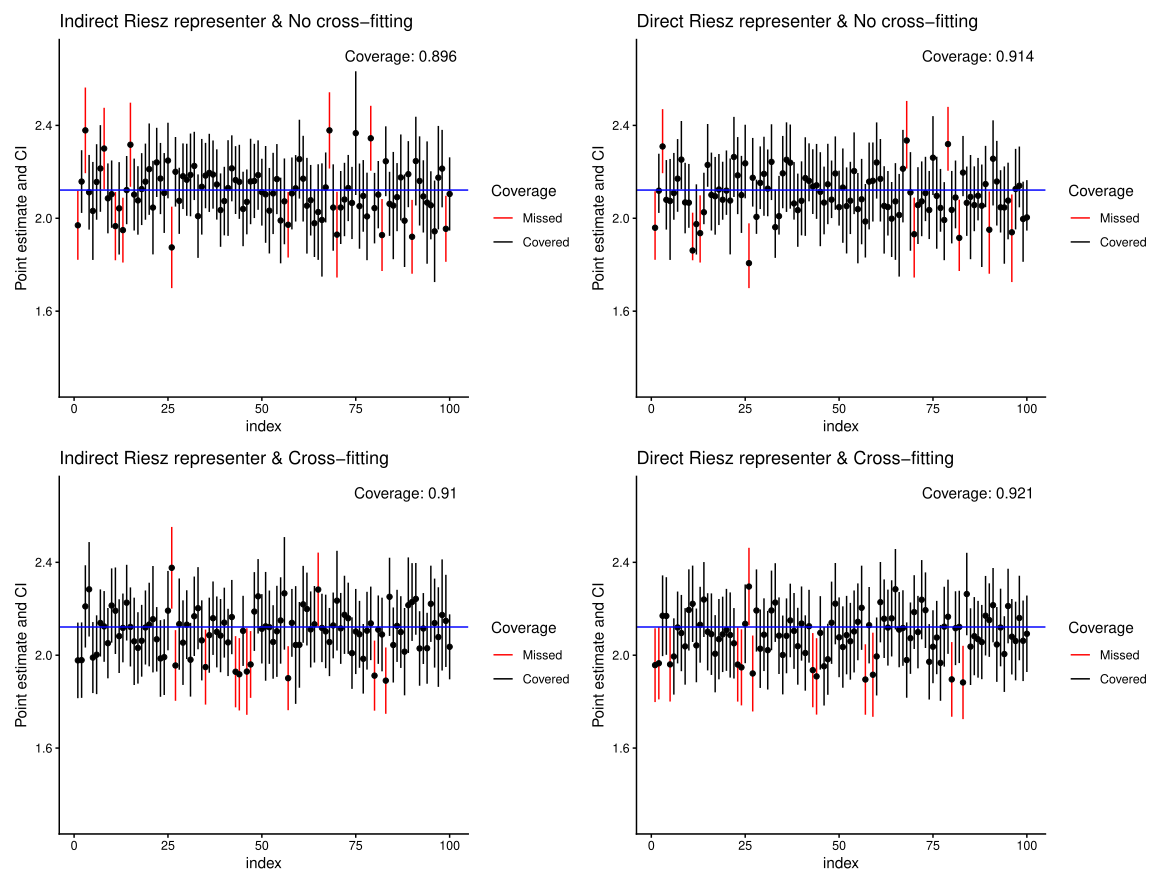

Recreate this plot in R.
library(tidyverse)
library(patchwork)
no_cross_fit_results <- read_csv("ate_experiment/neural_net_experiment/results/no_cross_fit_results.csv")
cross_fit_results <- read_csv("ate_experiment/neural_net_experiment/results/cross_fit_results.csv")
no_cross_fit_results = no_cross_fit_results %>% mutate(index = 1:1000, propensity_coverage = propensity_lower <= truth & truth <= propensity_upper)
no_cross_fit_results = no_cross_fit_results %>% mutate(riesz_coverage = riesz_lower <= truth & truth <= riesz_upper)

cross_fit_results = cross_fit_results %>% mutate(index = 1:1000, propensity_coverage = propensity_lower <= truth & truth <= propensity_upper)
cross_fit_results = cross_fit_results %>% mutate(riesz_coverage = riesz_lower <= truth & truth <= riesz_upper)

ymax = 2.7
ymin = 1.3


a = ggplot(no_cross_fit_results[1:100,])+
  geom_segment(aes(x=index, y=propensity_lower,xend=index, yend=propensity_upper, color = as.factor(propensity_coverage)))+
  geom_point(aes(x=index, y=propensity_estimate))+
  theme_classic()+
  scale_color_manual(                      
    values = c('FALSE' = "red", "TRUE" = "black"),
    name = "Coverage",
    labels = c("Missed", "Covered")
  )+
  geom_hline(yintercept = no_cross_fit_results$truth[1],color='blue')+
  ylab('Point estimate and CI')+
  annotate("text", 
           x = Inf, y = Inf, 
           label = paste0("Coverage: ", round(mean(no_cross_fit_results$propensity_coverage),5)), 
           hjust = 1.1, vjust = 2, 
           size = 4)+
  ylim(ymin,ymax)+
  ggtitle('Indirect Riesz representer & No cross-fitting')



b = ggplot(no_cross_fit_results[1:100,])+
  geom_segment(aes(x=index, y=propensity_lower,xend=index, yend=riesz_upper, color = as.factor(riesz_coverage)))+
  geom_point(aes(x=index, y=riesz_estimate))+
  theme_classic()+
  scale_color_manual(                      
    values = c('FALSE' = "red", "TRUE" = "black"),
    name = "Coverage",
    labels = c("Missed", "Covered")
  )+
  geom_hline(yintercept = no_cross_fit_results$truth[1],color='blue')+
  ylab('Point estimate and CI')+
  annotate("text", 
           x = Inf, y = Inf, 
           label = paste0("Coverage: ", round(mean(no_cross_fit_results$riesz_coverage),5)), 
           hjust = 1.1, vjust = 2, 
           size = 4)+
  ylim(ymin, ymax)+
  ggtitle('Direct Riesz representer & No cross-fitting')


c = ggplot(cross_fit_results[1:100,])+
  geom_segment(aes(x=index, y=pmax(ymin,propensity_lower),xend=index, yend=pmin(ymax,propensity_upper), color = as.factor(propensity_coverage)))+
  geom_point(aes(x=index, y=propensity_estimate))+
  theme_classic()+
  scale_color_manual(                      
    values = c('FALSE' = "red", "TRUE" = "black"),
    name = "Coverage",
    labels = c("Missed", "Covered")
  )+
  geom_hline(yintercept = no_cross_fit_results$truth[1],color='blue')+
  ylab('Point estimate and CI')+
  annotate("text", 
           x = Inf, y = Inf, 
           label = paste0("Coverage: ", round(mean(cross_fit_results$propensity_coverage),5)), 
           hjust = 1.1, vjust = 2, 
           size = 4)+
  ylim(ymin, ymax)+
  ggtitle('Indirect Riesz representer & Cross-fitting')

d = ggplot(cross_fit_results[1:100,])+
  geom_segment(aes(x=index, y=riesz_lower,xend=index, yend=riesz_upper, color = as.factor(riesz_coverage)))+
  geom_point(aes(x=index, y=riesz_estimate))+
  theme_classic()+
  scale_color_manual(                      
    values = c('FALSE' = "red", "TRUE" = "black"),
    name = "Coverage",
    labels = c("Missed", "Covered")
  )+
  geom_hline(yintercept = no_cross_fit_results$truth[1],color='blue')+
  ylab('Point estimate and CI')+
  annotate("text", 
           x = Inf, y = Inf, 
           label = paste0("Coverage: ", round(mean(cross_fit_results$riesz_coverage),5)), 
           hjust = 1.1, vjust = 2, 
           size = 4)+
  ylim(ymin, ymax)+
  ggtitle('Direct Riesz representer & Cross-fitting')



a+b+c+d
